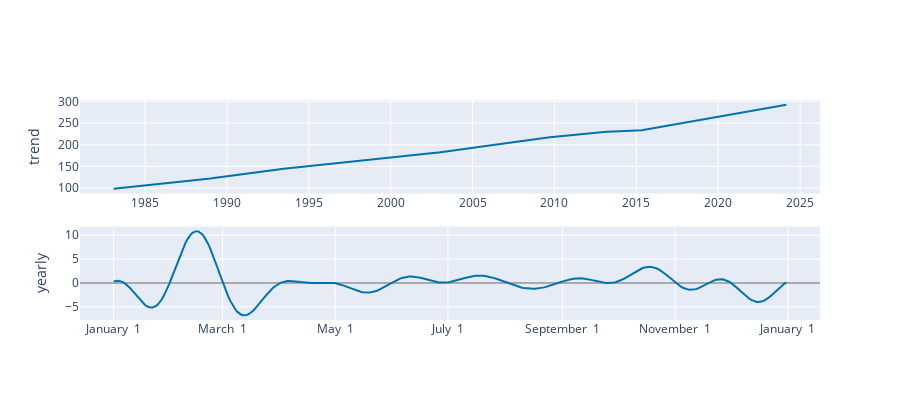

Notebook source saved alongside this figure:
### Code cell
plot_components_plotly(m, forecast)

### Figure 1 — Plotly figure (JSON) as saved in the notebook; plotly's stock layout.template omitted (floating-point values rounded to 4 significant figures; data arrays with more than 128 entries replaced by an {"elided": "..."} marker saying what was removed)
{"data": [{"line": {"color": "#0072B2", "width": 2}, "mode": "lines", "name": "trend", "type": "scatter", "x": {"elided": "847 str values"}, "xaxis": "x", "y": {"elided": "847 float values"}, "yaxis": "y"}, {"line": {"color": "rgba(0, 114, 178, 0.2)", "width": 0}, "mode": "lines", "name": "trend_upper", "type": "scatter", "x": {"elided": "847 str values"}, "xaxis": "x", "y": {"elided": "847 float values"}, "yaxis": "y"}, {"fill": "tonexty", "fillcolor": "rgba(0, 114, 178, 0.2)", "line": {"color": "rgba(0, 114, 178, 0.2)", "width": 0}, "mode": "lines", "name": "trend_lower", "type": "scatter", "x": {"elided": "847 str values"}, "xaxis": "x", "y": {"elided": "847 float values"}, "yaxis": "y"}, {"line": {"color": "#0072B2", "width": 2}, "mode": "lines", "name": "yearly", "type": "scatter", "x": {"elided": "365 str values"}, "xaxis": "x2", "y": {"elided": "365 float values"}, "yaxis": "y2"}], "layout": {"height": 400, "showlegend": false, "width": 900, "xaxis": {"anchor": "y", "domain": [0, 1], "range": ["1981-01-11T20:24:00", "2026-03-20T03:36:00"], "type": "date"}, "xaxis2": {"anchor": "y2", "domain": [0, 1], "range": ["2016-12-13T18:54:02.958904115", "2018-01-18T11:04:57.863013581"], "tickformat": "%B %e", "type": "date"}, "yaxis": {"anchor": "x", "domain": [0.575, 1], "rangemode": "normal", "title": {"text": "trend"}, "zerolinecolor": "#AAA"}, "yaxis2": {"anchor": "x2", "domain": [0, 0.425], "title": {"text": "yearly"}, "zerolinecolor": "#AAA"}}}
